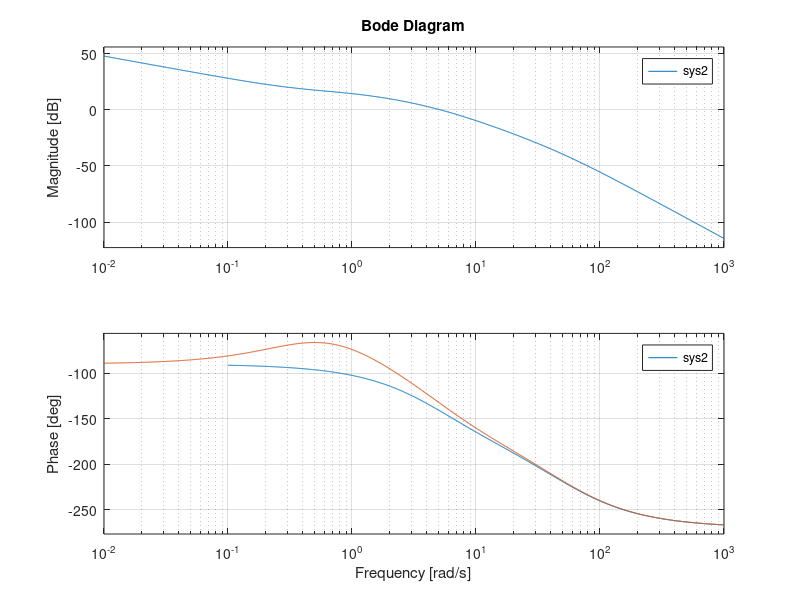

Source code (MATLAB):
clear;
clc;

sys = tf(610, [1 55 250 0]);
bode(sys), grid;
alpha = 10^(-5.4/11);
T = 10/3.66;
lag = tf([T 1], [alpha*T 1]);

sys2 = series(lag, sys);
hold on;
bode(sys2);